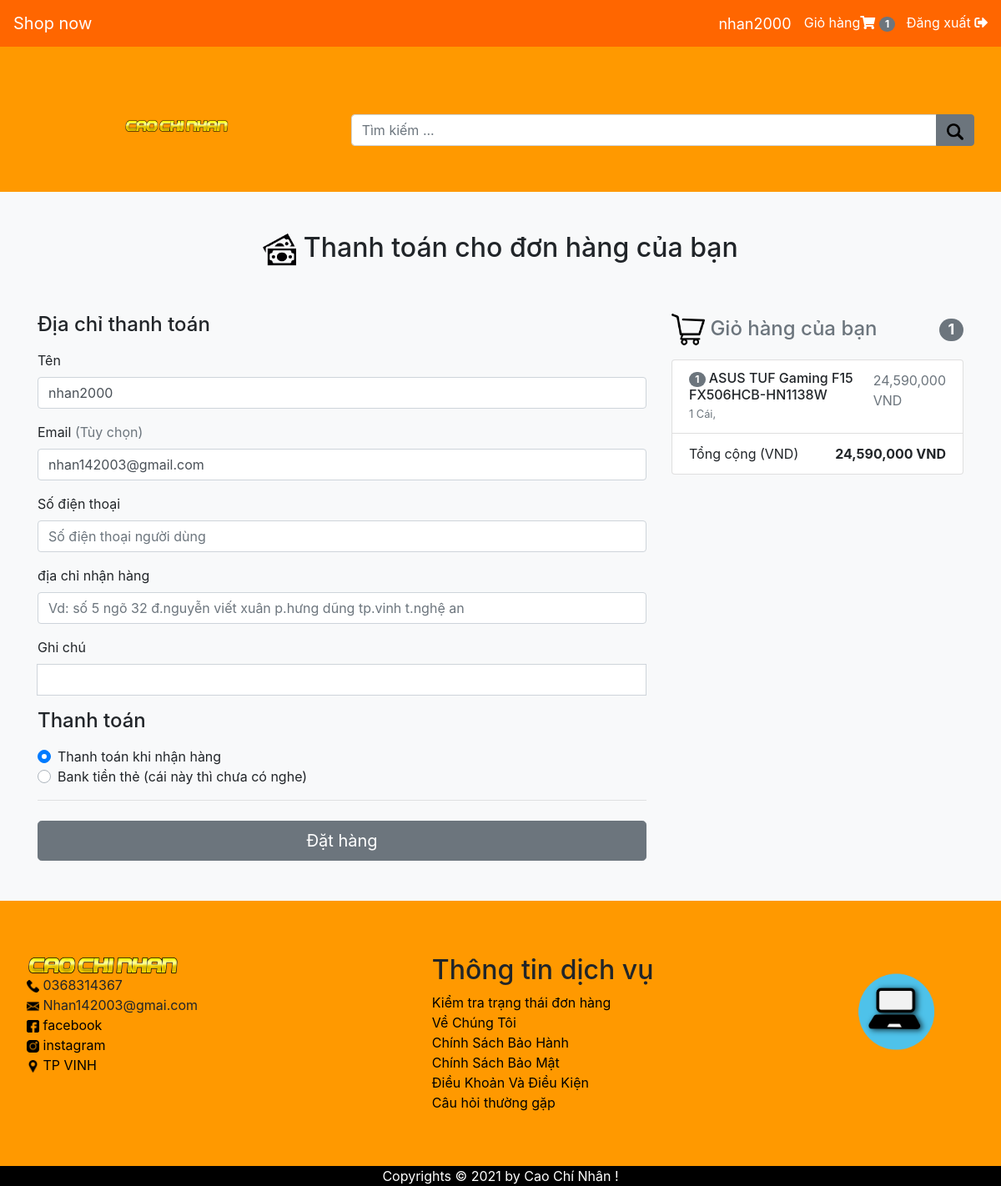
/?pages=thanhtoan&giohang=33 (signed in), run on the app's committed database.
### tables this page shows
CREATE TABLE `giohang` (
  `id` int(11) NOT NULL,
  `id_product` int(11) NOT NULL,
  `id_user` int(11) NOT NULL,
  `ten_sanpham` varchar(100) NOT NULL,
  `anh_sanpham` varchar(255) NOT NULL,
  `soluong` int(11) NOT NULL,
  `gia_sanpham` float NOT NULL
);

### include/thanhtoan.php (the view, shortened to what this page needs)
<body class="bg-light">
  <div class="container">
    <div class="py-5 text-center">
      <h2><img src="../images/icon/pair-of-bills.png" width="40px" alt=""> Thanh toán cho đơn hàng của bạn</h2>
    </div>
    <div class="row">
      <div class="col-md-4 order-md-2 mb-4">
        <h4 class="d-flex justify-content-between align-items-center mb-3">
          <span class="text-muted"><img src="../images/icon/cart.png" width="40px" alt=""> Giỏ hàng của bạn</span>
          <span class="badge badge-secondary badge-pill"><?php echo mysqli_num_rows($giohang) ?></span>
        </h4>
        <ul class="list-group mb-3">
          <?php $total = 0;
          foreach ($giohang as $key => $value) {  ?>
            <li class="list-group-item d-flex justify-content-between lh-condensed">
              <div>
                <h6 class="my-0"><span class="badge badge-secondary badge-pill"><?php echo $key + 1 ?></span> <?php echo $value['ten_sanpham'] ?></h6>
                <small class="text-muted"><?php echo $value['soluong'] ?> Cái, &nbsp; </small>
              </div>
              <span class="text-muted"><?php echo number_format($giasanpham = $value['gia_sanpham'] * $value['soluong']) ?> VND</span>
            </li>
          <?php $total += $giasanpham;
          }  ?>
          <li class="list-group-item d-flex justify-content-between">
            <span>Tổng cộng (VND)</span>
            <strong><?php echo number_format($total) ?> VND</strong>
          </li>
        </ul>
      </div>
      <div class="col-md-8 order-md-1">
        <h4 class="mb-3">Địa chỉ thanh toán</h4>
        <form class="needs-validation" novalidate="" method="POST" action="">
          <div class="mb-3">
            <label for="Name">Tên</label>
            <input type="text" class="form-control" id="Name" placeholder="Tên người dùng" value="<?php echo $user['name']; ?>" required="" name="name">
          </div>
          <div class="mb-3">
            <label for="email">Email <span class="text-muted" _istranslated="1">(Tùy chọn)</span></label>
            <input type="email" class="form-control" id="email" placeholder="you@example.com" value="<?php echo $user['email']; ?>" name="email">
          </div>
          <div class="mb-3">
            <label for="sdt">Số điện thoại</label>
            <input type="text" class="form-control" id="sdt" placeholder="Số điện thoại người dùng" value="" required="" name="phone">
          </div>
          <div class="mb-3">
            <label for="address">địa chỉ nhận hàng</label>
            <input type="text" class="form-control" id="address" placeholder="Vd: số 5 ngõ 32 đ.nguyễn viết xuân p.hưng dũng tp.vinh t.nghệ an" required="" name="diachi">
          </div>
          <div class="mb-3">
            <label for="username">Ghi chú</label>
            <div class="input-group">
              <input type="text" class="form-control" id="username" required="" name="ghichu">
            </div>
          </div>
          <h4 class="mb-3">Thanh toán</h4>
          <div class="d-block my-3">
            <div class="custom-control custom-radio">
              <label class="custom-control-label" for="credit">Thanh toán khi nhận hàng</label>
            </div>
            <div class="custom-control custom-radio">
              <label class="custom-control-label" for="debit">Bank tiền thẻ (cái này thì chưa có nghe)</label>
            </div>
          </div>
          <hr class="mb-4">
          <button onclick="return confirm('Thanh toán đơn hàng này !');" class="btn btn-secondary btn-lg btn-block" name="submit" type="submit">Đặt hàng</button>
          <br>
        </form>
      </div>
    </div>
  </div>
  <br>

### css/style-index.css (style rules this page uses)
* { margin: 0; padding: 0; }
body { background-color:rgb(255, 204, 102); }

### data on the page
giohang: ten_sanpham "ASUS TUF Gaming F15 FX506HCB-HN1138W", soluong "1", $giasanpham = $value['gia_sanpham'] * $value['soluong'] "24,590,000"

### other printed values
$user['name'] "nhan2000"
mysqli_num_rows($giohang) "1"
$total "24,590,000"
